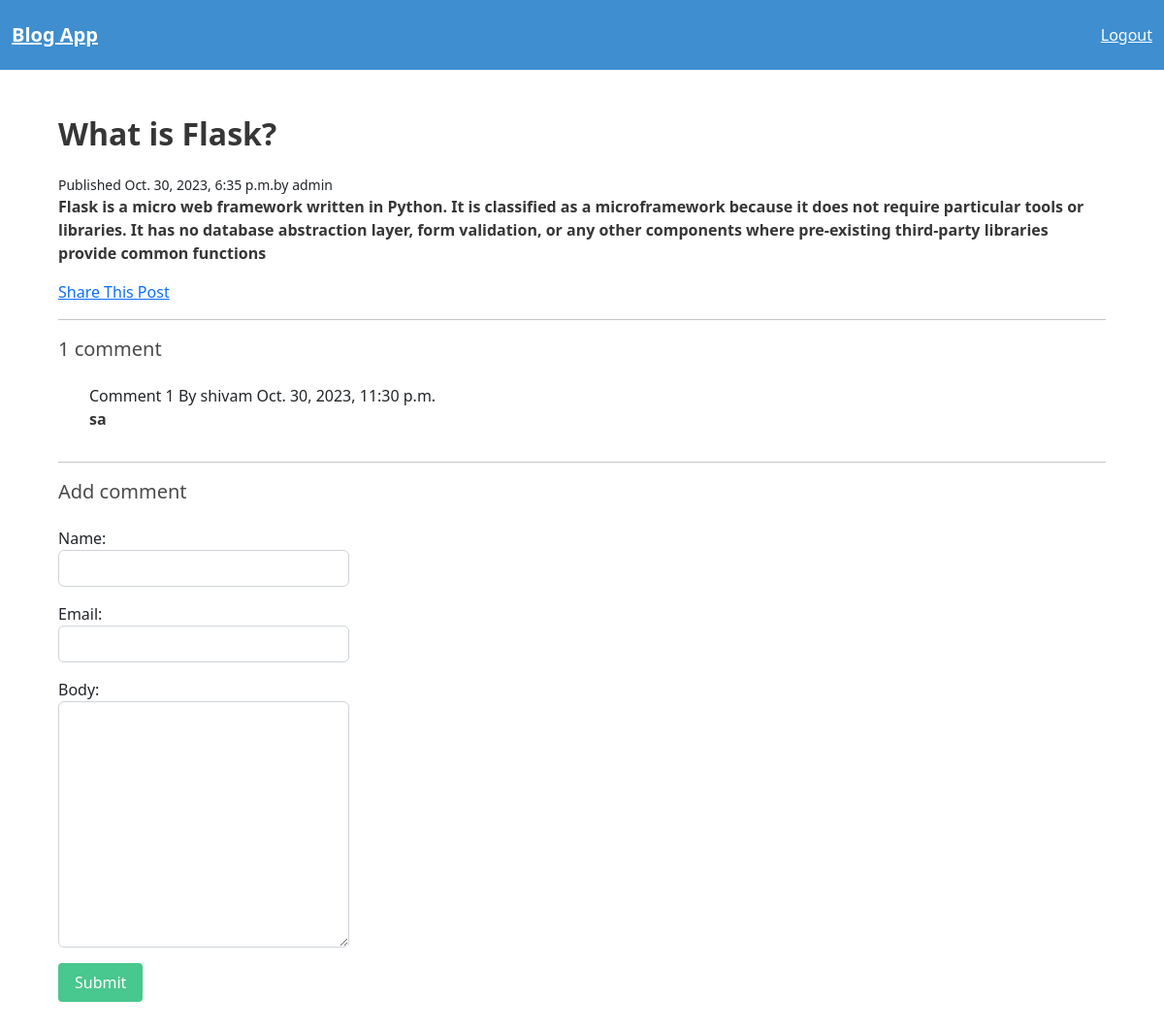
Page /post_detail/2 (signed in) on the committed database.
### app/models.py (models this page shows)
class Blog(models.Model):
    title = models.CharField(max_length=200)
    content = models.TextField()
    created_at = models.DateTimeField(auto_now_add=True)
    author = models.ForeignKey(User, on_delete=models.CASCADE)

class Comment(models.Model):
    blog = models.ForeignKey(Blog, on_delete=models.CASCADE)
    author = models.ForeignKey(User, on_delete=models.CASCADE)
    name = models.CharField(max_length=255)
    email = models.EmailField(default='')
    body = models.TextField(default='')
    comment_date = models.DateTimeField(auto_now_add=True)

### app/views.py (the view)
# urls.py: path('post_detail/<int:id>',views.post_detail,name='post_detail'),
@login_required()
def post_detail(request, id):
    post = Blog.objects.get(id=id)
    current_user=request.user
    blog_id = id
    if request.method=="POST":
        form=CommentForm(request.POST)
        if form.is_valid():
            name=request.POST['name']
            email=request.POST['email']
            body=request.POST['body']
            comment = Comment(blog_id=blog_id,author=current_user,name=name,email=email,body=body)
            comment.save()
            return redirect('post_detail',id=id)
    else:
        form=CommentForm()
    return render(request, 'detail.html', {'post': post,'form':form})

### app/forms.py
class CommentForm(forms.ModelForm):
    name = forms.CharField(label='Name',max_length=10,widget=forms.TextInput(attrs={'class': 'form-control'}))
    email = forms.EmailField(widget=forms.EmailInput(attrs={'class': 'form-control'}))
    body = forms.CharField(widget=forms.Textarea(attrs={'class': 'form-control'}))
    class Meta:
        model = Comment
        fields = ['name', 'email', 'body']

### templates/detail.html (shortened to what this page needs)
{% extends 'base.html' %}
{% block content %}
    <h1 class="title">{{ post.title }}</h1>
    <small>Published {{ post.created_at }}by {{post.author}}</small>
    <p><strong>{{ post.content }}</strong></p>
    <a href="{% url 'share_post' post.id %}">Share This Post</a>
    <hr>
    <h2 class="subtitle">
        {% if post.comment_set.count == 0 %}
            0 comments
        {% else %}
            {{ post.comment_set.count }} comment{{ post.comment_set.count|pluralize }}
        {% endif %}
    </h2>
    <ul>
        {% if post.comment_set.count == 0 %}
            <li>No comments show yet.</li>
        {% else %}
            {% for comment in post.comment_set.all %}
            <article class="media">
                <div class="media-content">
                    <div class="content">
                        <p>
                             Comment {{ forloop.counter }} By {{ comment.name }} {{ comment.comment_date }}
                            <br>
                            <strong>{{ comment.body }}</strong>
                        </p>
                    </div>
                </div>
            </article>
            {% endfor %}
        {% endif %}
    </ul>
    <hr>
    <h2 class="subtitle">Add comment</h2>
    <form method="POST" action="">
        <div class="form-group">
        {{ form.as_p }}
        </div>
        <div class="field">
            <div class="control">
                <button class="button is-success">Submit</button>
            </div>
        </div>
    </form>
{% endblock %}

### templates/detail.html (style rules this page uses)
.form-control { width: 300px; }

### rows in the picture
Blog: title "What is Flask?", created_at "Oct. 30, 2023, 6:35 p.m.", author "admin", content "Flask is a micro web framework written in Python. It is classified as a microframework because it does not require particular tools or libraries. It has no database abstraction layer, form validation, or any other components where pre-existing third-party libraries provide common functions", comment_set.count "1"
Comment: name "shivam", comment_date "Oct. 30, 2023, 11:30 p.m.", body "sa"
